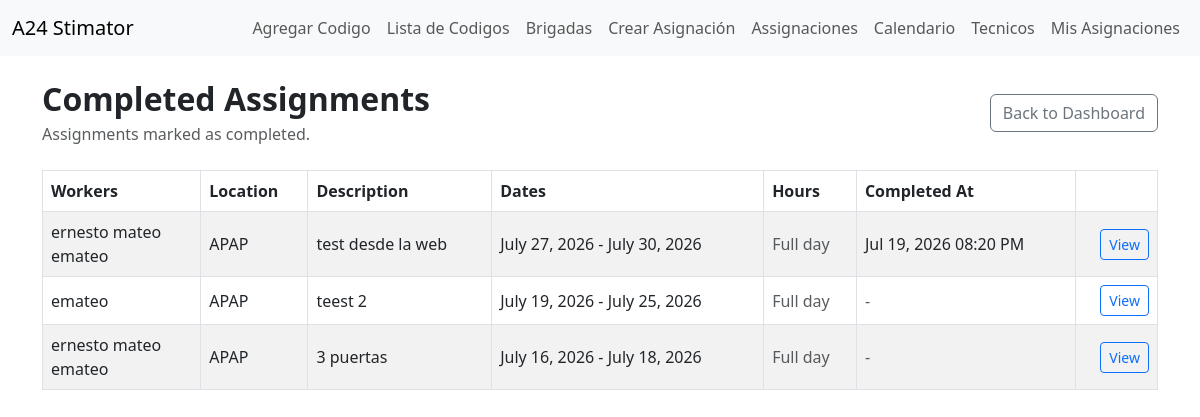
The page /work-tracking/completed/ (signed in) on the database its author committed.
### work_tracking/models.py (models this page shows, shortened)
class TechnicianAssigment(models.Model):
    STATUS_ACTIVE = 'active'
    STATUS_CANCELLED = 'cancelled'
    STATUS_COMPLETED = 'completed'
    STATUS_CHOICES = [
        (STATUS_ACTIVE, 'Active'),
        (STATUS_CANCELLED, 'Cancelled'),
        (STATUS_COMPLETED, 'Completed'),
    ]
    workers = models.ManyToManyField(User, through='AssignmentMember', related_name='work_assignments')
    assigned_by = models.ForeignKey(User, on_delete=models.PROTECT, related_name='created_technician_assigments')
    location = models.CharField(max_length=255)
    work_description = models.TextField(blank=True, null=True)
    start_date = models.DateField()
    end_date = models.DateField()
    start_time = models.TimeField(null=True, blank=True)
    end_time = models.TimeField(null=True, blank=True)
    status = models.CharField(max_length=20, choices=STATUS_CHOICES, default=STATUS_ACTIVE)
    created_at = models.DateTimeField(auto_now_add=True)
    completion_notes = models.TextField(blank=True)
    cancel_reason = models.TextField(blank=True)
    completed_at = models.DateTimeField(null=True,blank=True)
    cancelled_at = models.DateTimeField(null=True,blank=True)

### work_tracking/views.py (the view)
# urls.py: path("completed/", views.completed_assignments_view, name="completed_assignments"),
@login_required(login_url='login')
def completed_assignments_view(request):
    if not hasattr(request.user, "profile"):
        messages.error(request, "Your user does not have a worker profile")
        return redirect("my_schedule")
    assignments = TechnicianAssigment.objects.filter(
        status = TechnicianAssigment.STATUS_COMPLETED,
    ).select_related("assigned_by").prefetch_related("workers").order_by("-completed_at","-end_date")
    if request.user.profile.is_technician():
        assignments = assignments.filter(workers = request.user)
    return render(
        request,
        "work_tracking/completed_assignments.html",
        {
            "assignments": assignments,
        }
    )

### work_tracking/models.py (called while the page is built)
    def is_technician(self):
        return self.role == self.ROLE_TECHNICIAN

### work_tracking/templates/work_tracking/completed_assignments.html (shortened to what this page needs)
{% extends 'html/layout.html' %}
{% block content %}
<div class="d-flex justify-content-between align-items-center mb-4">
    <div>
        <h2 class="fw-bold mb-1">Completed Assignments</h2>
        <p class="text-muted mb-0">Assignments marked as completed.</p>
    </div>
    <a href="{% url 'work_tracking_dashboard' %}" class="btn btn-outline-secondary">
        Back to Dashboard
    </a>
</div>
{% if assignments %}
    <div class="table-responsive">
        <table class="table table-striped table-bordered align-middle">
            <thead>
                <tr>
                    <th>Workers</th>
                    <th>Location</th>
                    <th>Description</th>
                    <th>Dates</th>
                    <th>Hours</th>
                    <th>Completed At</th>
                    <th></th>
                </tr>
            </thead>
            <tbody>
                {% for assignment in assignments %}
                    <tr>
                        <td>
                            {% for worker in assignment.workers.all %}
                                <div>{{ worker.get_full_name|default:worker.username }}</div>
                            {% empty %}
                                <span class="text-muted">No workers</span>
                            {% endfor %}
                        </td>
                        <td>{{ assignment.location }}</td>
                        <td>{{ assignment.work_description|default:"-" }}</td>
                        <td>{{ assignment.start_date }} - {{ assignment.end_date }}</td>
                        <td>
                            {% if assignment.start_time and assignment.end_time %}
                                {{ assignment.start_time|time:"g:i A" }} - {{ assignment.end_time|time:"g:i A" }}
                            {% else %}
                                <span class="text-muted">Full day</span>
                            {% endif %}
                        </td>
                        <td>
                            {% if assignment.completed_at %}
                                {{ assignment.completed_at|date:"M d, Y h:i A" }}
                            {% else %}
                                <span class="text-muted">-</span>
                            {% endif %}
                        </td>
                        <td class="text-end">
                            <a href="{% url 'assignment_detail' assignment.id %}" class="btn btn-outline-primary btn-sm">
                                View
                            </a>
                        </td>
                    </tr>
                {% endfor %}
            </tbody>
        </table>
    </div>
{% else %}
    <div class="alert alert-info">
        No completed assignments yet.
    </div>
{% endif %}
{% endblock %}

### rows shown on the page
TechnicianAssigment: location "APAP", work_description "test desde la web", start_date "July 27, 2026", end_date "July 30, 2026", shows "Full day", completed_at "Jul 19, 2026 08:20 PM"
TechnicianAssigment: location "APAP", work_description "teest 2", start_date "July 19, 2026", end_date "July 25, 2026", shows "Full day"
TechnicianAssigment: location "APAP", work_description "3 puertas", start_date "July 16, 2026", end_date "July 18, 2026", shows "Full day"

### other values the page prints
{{ worker.get_full_name|default:worker.username }} "ernesto mateo"
{{ worker.get_full_name|default:worker.username }} "emateo"
